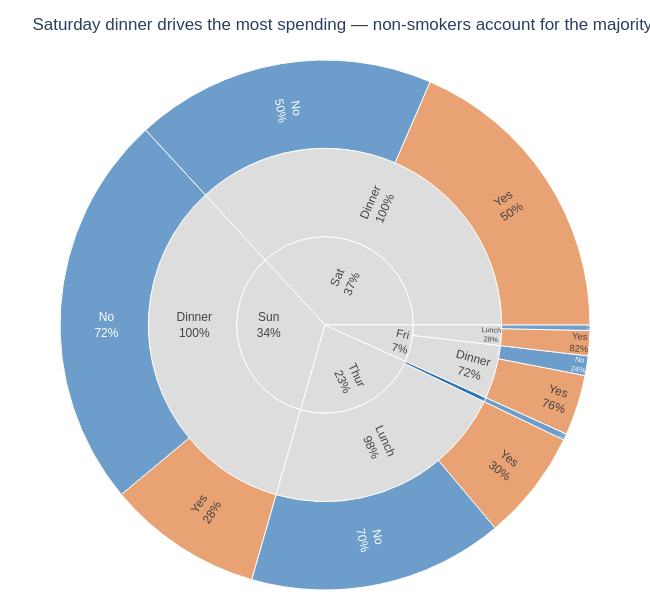

This figure's notebook cell:
### Markdown cell above
## Task 2 — Sunburst: tipping behaviour by day and meal time

**What to build:** A sunburst chart using the built-in `tips` dataset showing how **total bill amount** is distributed across day → time → smoker status.

### Code cell
# Task 2 — Sunburst: tipping behaviour by day and meal time

# ── Data prep ─────────────────────────────────────────────────────────────────
tips = px.data.tips()

# Aggregate total_bill (sum) per group — not count
df_sun = (
    tips.groupby(['day', 'time', 'smoker'])['total_bill']
    .sum()
    .reset_index()
)

# CVD-safe blue/orange palette for smoker status
smoker_color_map = {
    'No':  '#2E75B6',   # blue  — non-smoker
    'Yes': '#E07B39',   # orange — smoker
}

# ── Step 1: Plotly Express base chart ─────────────────────────────────────────
fig = px.sunburst(
    df_sun,
    path=['day', 'time', 'smoker'],
    values='total_bill',
    color='smoker',
    color_discrete_map=smoker_color_map,
    labels={'total_bill': 'Total Bill ($)', 'smoker': 'Smoker'},
    height=600, width=650
)

# ── Step 2: percent parent labels ─────────────────────────────────────────────
fig.update_traces(
    textinfo='label+percent parent',
    hovertemplate='<b>%{label}</b><br>Total bill: $%{value:,.2f}<br>%{percentParent:.0%} of %{parent}<extra></extra>',
    insidetextorientation='radial',
)

# ── Step 3: Grey out parent nodes (day and time) ──────────────────────────────
fig.data[0].marker.colors = [
    c if c in smoker_color_map.values() else '#DDDDDD'
    for c in fig.data[0].marker.colors
]

# ── Step 4: Layout ────────────────────────────────────────────────────────────
fig.update_layout(
    title='Saturday dinner drives the most spending — non-smokers account for the majority of bills every day',
    font=dict(family='Arial', size=12),
    margin=dict(l=10, r=10, t=60, b=10),
    paper_bgcolor='white',
)

fig.show()

### Figure 1 — Plotly figure (JSON) as saved in the notebook; plotly's stock layout.template omitted (floating-point values rounded to 4 significant figures)
{"data": [{"branchvalues": "total", "customdata": [["(?)"], ["(?)"], ["(?)"], ["(?)"], ["(?)"], ["(?)"], ["(?)"], ["(?)"], ["(?)"], ["No"], ["No"], ["No"], ["No"], ["No"], ["No"], ["No"], ["Yes"], ["Yes"], ["Yes"], ["Yes"], ["Yes"]], "domain": {"x": [0, 1], "y": [0, 1]}, "hovertemplate": "<b>%{label}</b><br>Total bill: $%{value:,.2f}<br>%{percentParent:.0%} of %{parent}<extra></extra>", "ids": ["Thur", "Sat", "Fri", "Thur/Lunch", "Sun/Dinner", "Sat/Dinner", "Fri/Lunch", "Fri/Dinner", "Sun", "Thur/Dinner", "Fri/Dinner/No", "Thur/Dinner/No", "Sun/Dinner/No", "Sat/Dinner/No", "Fri/Lunch/No", "Thur/Lunch/No", "Sun/Dinner/Yes", "Sat/Dinner/Yes", "Fri/Lunch/Yes", "Fri/Dinner/Yes", "Thur/Lunch/Yes"], "insidetextorientation": "radial", "labels": ["Thur", "Sat", "Fri", "Lunch", "Dinner", "Dinner", "Lunch", "Dinner", "Sun", "Dinner", "No", "No", "No", "No", "No", "No", "Yes", "Yes", "Yes", "Yes", "Yes"], "marker": {"colors": ["#DDDDDD", "#DDDDDD", "#DDDDDD", "#DDDDDD", "#DDDDDD", "#DDDDDD", "#DDDDDD", "#DDDDDD", "#DDDDDD", "#2E75B6", "#2E75B6", "#2E75B6", "#2E75B6", "#2E75B6", "#2E75B6", "#2E75B6", "#E07B39", "#E07B39", "#E07B39", "#E07B39", "#E07B39"]}, "name": "", "parents": ["", "", "", "Thur", "Sun", "Sat", "Fri", "Fri", "", "Thur", "Fri/Dinner", "Thur/Dinner", "Sun/Dinner", "Sat/Dinner", "Fri/Lunch", "Thur/Lunch", "Sun/Dinner", "Sat/Dinner", "Fri/Lunch", "Fri/Dinner", "Thur/Lunch"], "textinfo": "label+percent parent", "type": "sunburst", "values": [1096.0, 1778.0, 325.9, 1078.0, 1627.0, 1778.0, 89.92, 236.0, 1627.0, 18.78, 57.7, 18.78, 1169.0, 884.8, 15.98, 751.3, 458.3, 893.6, 73.94, 178.3, 326.2]}], "layout": {"font": {"family": "Arial", "size": 12}, "height": 600, "legend": {"tracegroupgap": 0}, "margin": {"b": 10, "l": 10, "r": 10, "t": 60}, "paper_bgcolor": "white", "title": {"text": "Saturday dinner drives the most spending — non-smokers account for the majority of bills every day"}, "width": 650}}
